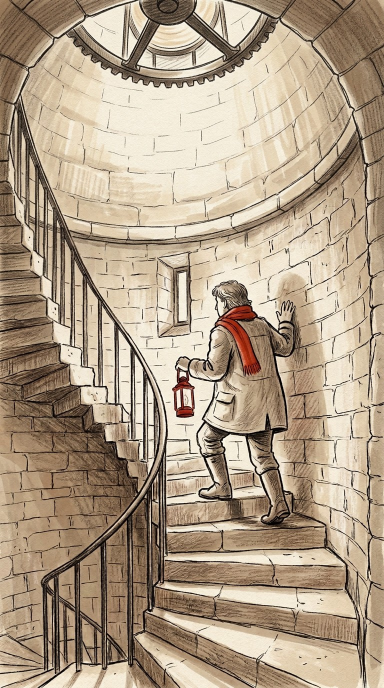
#> input picture assets/imagenes/ilustrado/hoja_casa.jpg, 768 x 1376 px (shown at 1/2 size)
$ python -i entintado.py   (imports and definitions only)
#> lines starting #> are read from the running program, lines starting #| are printed output that depends on the picture
#> further down, picture is the input picture: PIL image 768x1376 RGB; mean R, G, B 177.1, 159, 136.7
#!/usr/bin/env python3
"""entintado — firma del motor ilustrado: la ilustración «se dibuja» (tinta) y luego «se pinta» (lavado de color)
delante del espectador. Todo local y determinista (Pillow + FFmpeg), 0 USD.

La tinta se extrae de la MISMA imagen (no de una edición IA): así el último cuadro del revelado es la ilustración
original píxel a píxel y el paso a la toma no salta. Se usa un «sombrero negro» morfológico (cierre − luminancia), que
aísla los trazos oscuros y finos con una sola línea por trazo (la detección de bordes da doble línea y parece filtro),
más los negros muy profundos.

El orden del revelado sale de un mapa en gris precalculado: barrido diagonal + ruido de baja frecuencia (tinta) y
distancia radial + ruido (lavado de color, «acuarela que se expande»). Cada paso de animación (a `fps_animacion`, 12 =
«a doses») umbraliza el mapa con borde suave. El resultado es un MP4 corto que Remotion reproduce como un clip más:
sin máscaras SVG por cuadro ni imágenes que cargar dentro de SVG.

  python3 scripts/entintado.py <imagen.png> <salida.mp4> [--dur 1.5] [--ancho 1080 --alto 1920] [--tinta #26262b]
"""
import argparse
import math
import os
import random
import shutil
import subprocess
import sys
import tempfile
import zlib

from PIL import Image, ImageChops, ImageFilter, ImageOps

VERSION = 1           # súbela si cambia el algoritmo: invalida los MP4 en caché de los proyectos
FASE_TINTA = 0.6     # fracción del revelado que dura la tinta
INICIO_COLOR = 0.45  # el color empieza antes de que acabe la tinta (solapados se leen como un solo gesto)


def semilla_de(texto):
    return zlib.crc32(texto.encode("utf-8")) & 0xFFFF


# [7 lines left out: function cubrir, not called in this run]


def hex_rgb(c):
    c = c.lstrip("#")
    return tuple(int(c[i:i + 2], 16) for i in (0, 2, 4))


def extraer_tinta(im, umbral=10, ganancia=6, negro=38):
    """Alfa (L) de los trazos de tinta: sombrero negro (cierre − L) + negros profundos."""
#> called with umbral = 10, ganancia = 6, negro = 38
    lum = im.convert("L")
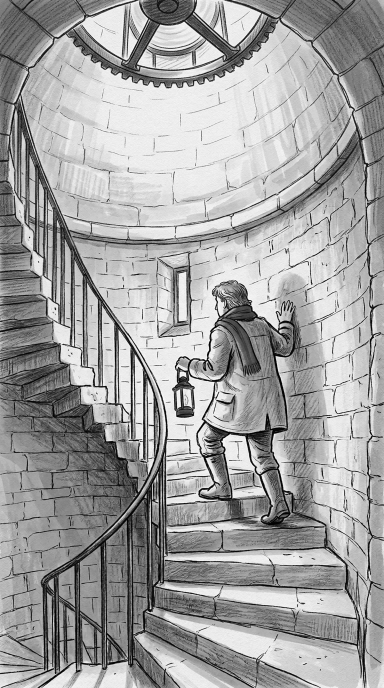
#> lum: PIL image 768x1376 L (shown at 1/2 size); min 0, max 254, mean 161.9
    k = max(3, (round(im.width / 120) // 2) * 2 + 1)            # ~9 px a 1080 de ancho: más ancho que un trazo
#> k = 7
    cierre = lum.filter(ImageFilter.MaxFilter(k)).filter(ImageFilter.MinFilter(k))
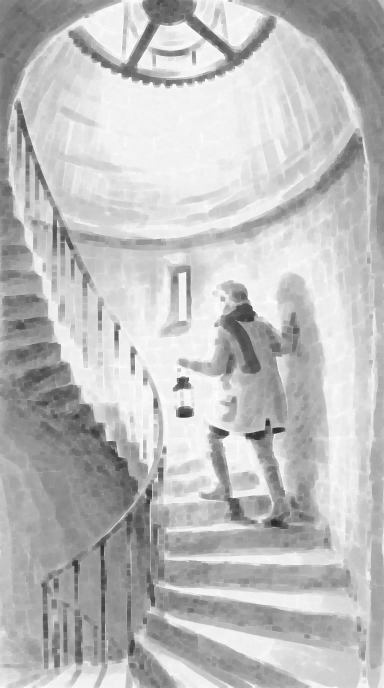
#> cierre: PIL image 768x1376 L (shown at 1/2 size); min 43, max 254, mean 189.5
    trazos = ImageChops.subtract(cierre, lum).point(lambda v: max(0, min(255, (v - umbral) * ganancia)))
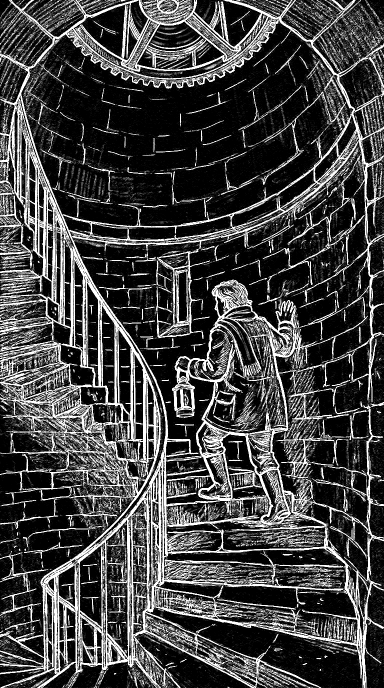
#> trazos: PIL image 768x1376 L (shown at 1/2 size); min 0, max 255, mean 66.6
    profundos = lum.point(lambda v: 255 if v < negro else max(0, int(255 - (v - negro) * 255 / 24)) if v < negro + 24 else 0)
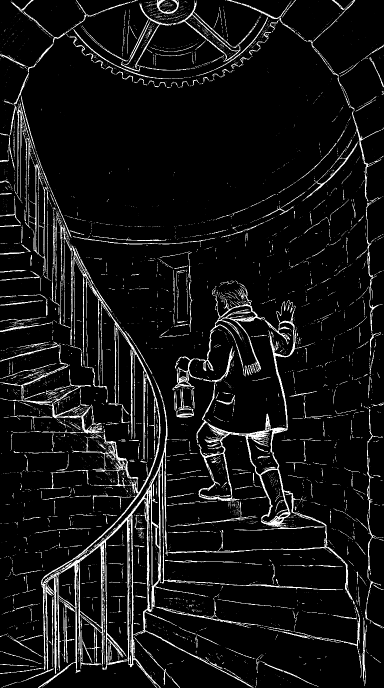
#> profundos: PIL image 768x1376 L (shown at 1/2 size); min 0, max 255, mean 19.5
    return ImageChops.lighter(trazos, profundos).filter(ImageFilter.GaussianBlur(0.6))


# [82 lines left out: functions mapa_orden, lut_umbral, revelar, main, not called in this run]


# [2 lines not run here, left out]

>>> from PIL import Image
>>> picture = Image.open('../assets/imagenes/ilustrado/hoja_casa.jpg')
>>> result = extraer_tinta(picture)
